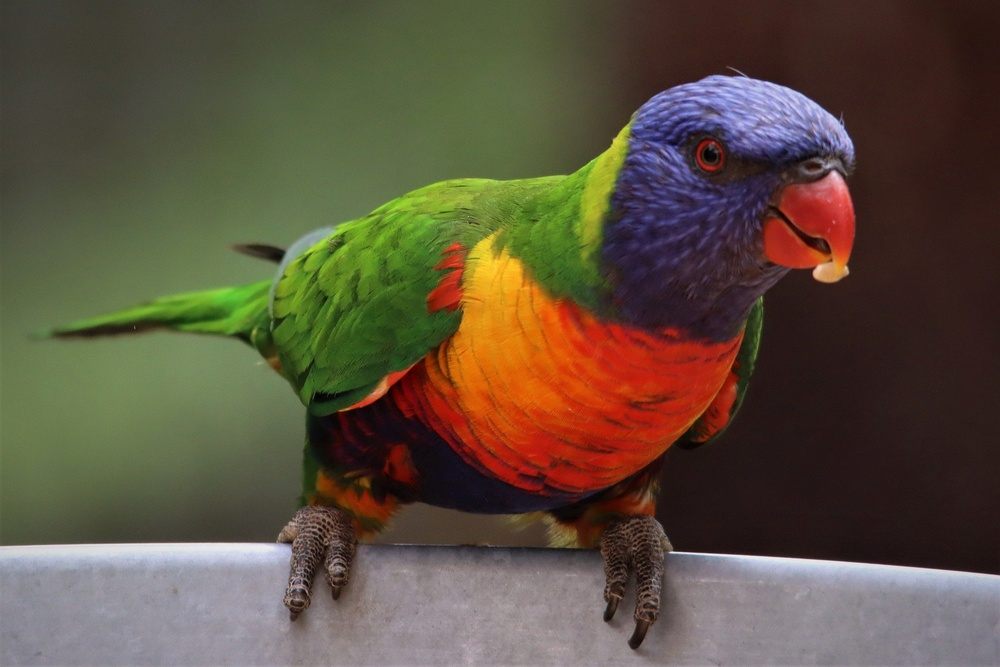
#> input picture images/bird.jpg, 1000 x 667 px, shrunk from 1920 x 1280 before the run
$ python color_detected.py
#> lines starting #> are read from the running program, lines starting #| are printed output that depends on the picture; after the words box and inside, x2 and y2 are one past the last pixel; in counts of white or black regions, pixels touching at a corner belong together
import cv2
import numpy as np


# Диапазон значений rgb для зеленого цвета
MIN_RGB = np.array((0, 112, 0), np.uint8)
MAX_RGB = np.array((115, 255, 115), np.uint8)

IMAGE_PATH = 'images/bird.jpg'

# Текст для каждого прямоугольника
RECTANGLE_TEXT = 'Green'


def detect_objects_by_color(min_rgb, max_rgb, rectangle_text):
    # while чтобы картинка не закрывалась
#> called with min_rgb = array of shape (3,), max_rgb = array of shape (3,), rectangle_text = 'Green'
    while True:
        # Получаем картинку
        image = cv2.imread(IMAGE_PATH)
#> image is the input picture: shape (667, 1000, 3); mean B, G, R 63.5, 81.3, 93

        # Меняем цветовое пространство картинки из BGR в RGB
        rgb_image = cv2.cvtColor(image, cv2.COLOR_BGR2RGB)

        # Накладываем на кадр цветовой фильтр
        # для выделения цвета в заданном диапазоне.
        #
        # Зеленые элементы фото становятся белыми,
        # остальные - черными.
        filtered_image = cv2.inRange(rgb_image, min_rgb, max_rgb)
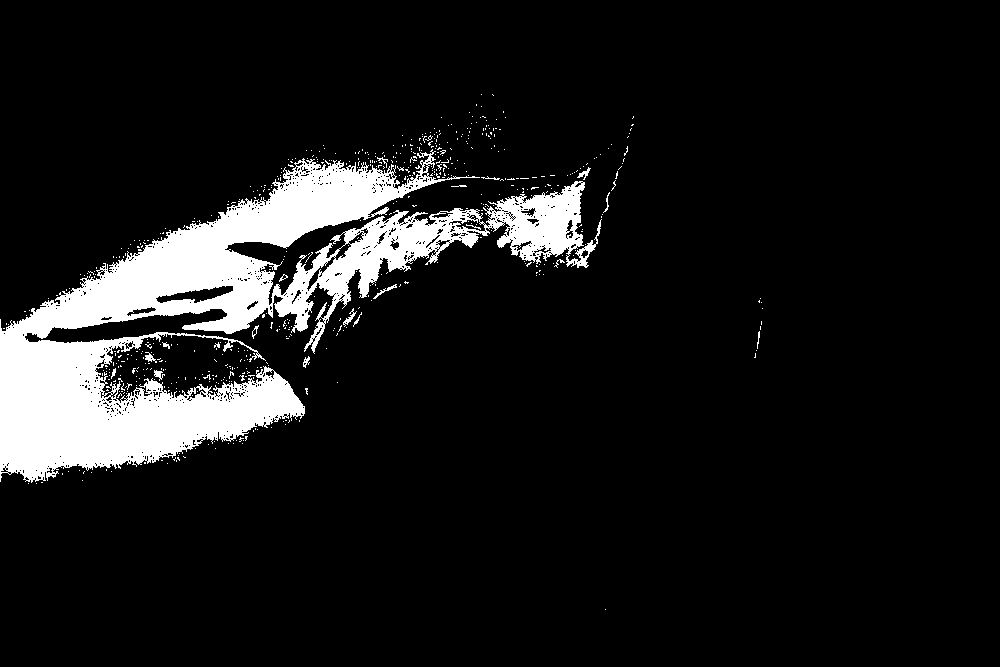
#> filtered_image: shape (667, 1000); 9.8% white; 593 white regions (573 under 20 px), largest, box (x1, y1, x2, y2) and area: (0, 149, 602, 483) 63106, (343, 308, 357, 327) 70, (373, 284, 397, 299) 68

        # Массив из единиц для расширения границ отфильтрованных объектов
        # для большей точности при выделении зеленых объектов
        dilate_array = np.ones((5, 5), 'uint8')

        # Увеличиваем размеры границ отфильтрованных объектов
        # для большей точности
        filtered_image = cv2.dilate(filtered_image, dilate_array)
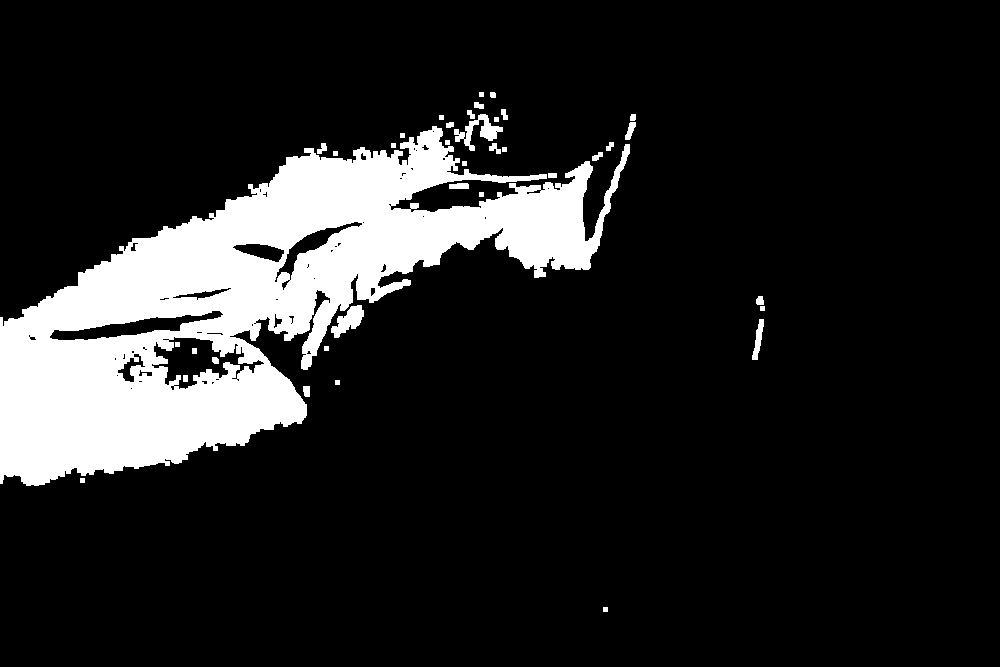
#> filtered_image: shape (667, 1000); 13.8% white; 38 white regions

        # Находим все контуры в кадре
        # Кадр | режим группировки | метод упаковки
        contours, hierarchy = cv2.findContours(
            filtered_image,
            cv2.RETR_TREE,
            cv2.CHAIN_APPROX_SIMPLE
        )
#> contours = 99 contours, 59 with area under 20; largest, box (x1, y1, x2, y2) and area: (0, 126, 630, 486) 94012, (151, 336, 265, 390) 2762, (49, 310, 224, 341) 1904, (274, 221, 363, 283) 1040, (232, 243, 285, 263) 578

        # Отрисовываем прямоугольники для контуров
        draw_rectangles(contours, image, rectangle_text)

        cv2.imshow("Detected image", image)

        # Завершение процесса по нажатию Enter
        # 13 - код клавиши Enter
        if cv2.waitKey(1) == 13:
            break


# Рисование прямоугольников по контуру
def draw_rectangles(contours, image, rectangle_text):
#> called with rectangle_text = 'Green'
    for contour in contours:
        # Площадь каждого контура
        area = cv2.contourArea(contour)

        # Большие площади окружаем прямоугольником
        if(area > 300):
            # Получаем размеры контура
            # x, y - Левая верхняя точка прямоугольника
            x, y, weight, height = cv2.boundingRect(contour)

            # Создаем прямоугольник по контуру
            # Картинка | вершина | противоположная вершина | цвет | толщина
            rectangle = cv2.rectangle(
                image, (x, y),
                (x + weight, y + height), (0, 0, 0), 2
            )

            # Подпись для прямоугольника
            # Фрагмент | текст | координаты | шрифт | размер | цвет текста
            cv2.putText(
                rectangle, rectangle_text, (x, y),
                cv2.FONT_HERSHEY_SIMPLEX, 0.8, (0, 255, 0)
            )
#> this loop made 99 passes
#> (area, x, y, weight, height) on passes 8, 23, 34, 41, 55, 67, 71, 93: (490, 331, 305, 33, 33), (94012.5, 0, 126, 630, 360), (314, 117, 353, 29, 30), (2762.5, 151, 336, 114, 54), (1904, 49, 310, 175, 31), (578.5, 232, 243, 53, 20), (1040.5, 274, 221, 89, 62), (526.5, 454, 114, 49, 37)
#> area on passes 3, 6, 9, 11, 14, 17: 55, 191.5, 48, 87, 44, 52
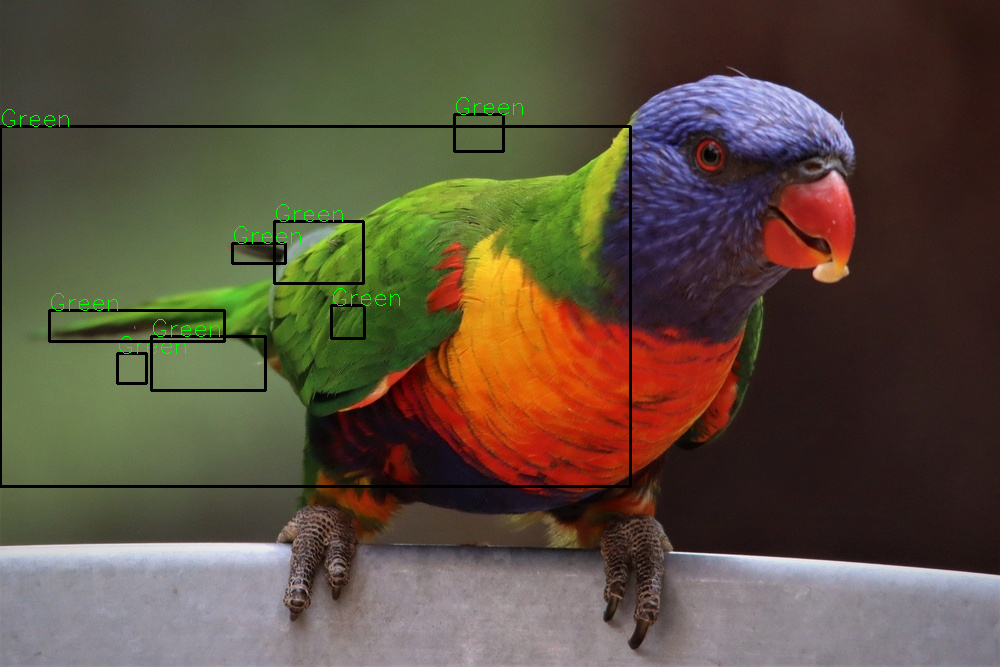
#> image: shape (667, 1000, 3); 1.72% of pixels changed, all inside (x1, y1, x2, y2) = (0, 97, 632, 488)


def main():
    detect_objects_by_color(MIN_RGB, MAX_RGB, RECTANGLE_TEXT)
#> (key Esc is pressed here)


if __name__ == '__main__':
    main()

$ run again, with images/sheet.jpg copied over images/bird.jpg
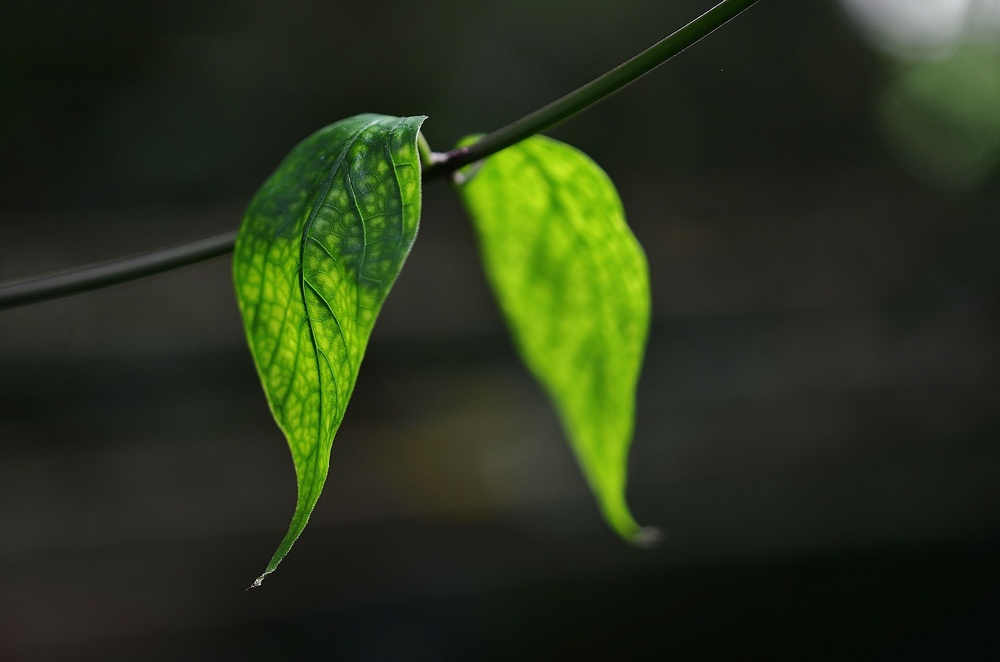
#> input picture images/sheet.jpg, 1000 x 662 px, shrunk from 1920 x 1271 before the run
#> in detect_objects_by_color, image is the input picture: shape (662, 1000, 3); mean B, G, R 27.2, 50.8, 40.8
#> in detect_objects_by_color, `filtered_image = cv2.dilate(filtered_image, dilate_array)`:
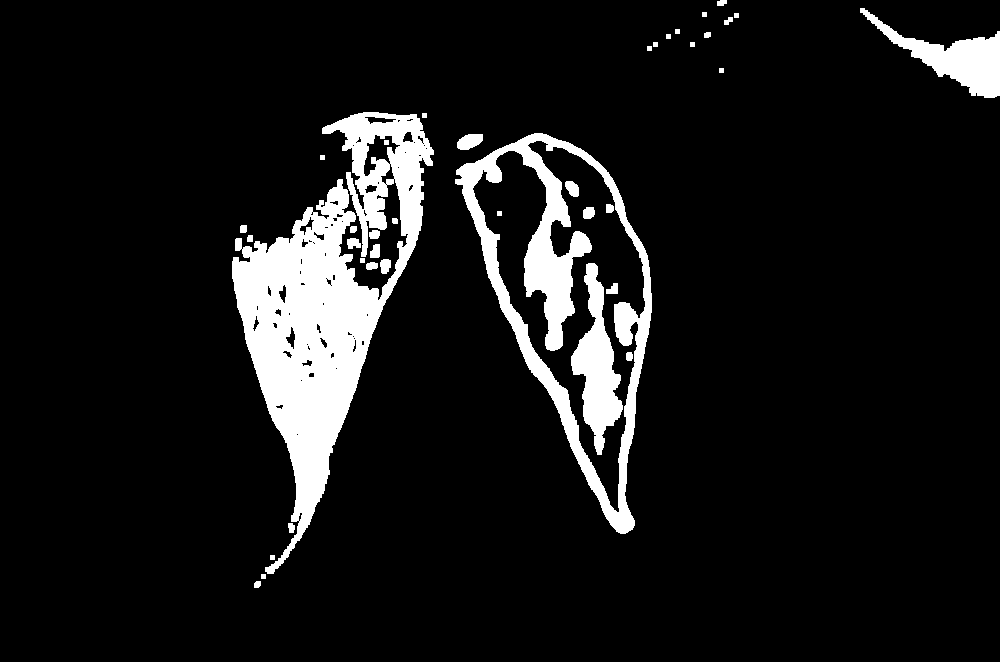
#> filtered_image: shape (662, 1000); 9.3% white; 39 white regions
#> contours = 111 contours, 60 with area under 20; largest, box (x1, y1, x2, y2) and area: (455, 133, 652, 534) 42062, (232, 112, 434, 574) 34842, (472, 140, 646, 513) 26904, (571, 263, 623, 455) 4292, (860, 8, 1000, 98) 3878
#> the loop in draw_rectangles, `for contour in contours:` made 111 passes
#> (area, x, y, weight, height) on passes 17, 18, 21, 27, 94, 110: (42062.5, 455, 133, 197, 401), (26904, 472, 140, 174, 373), (4292.5, 571, 263, 52, 192), (34842.5, 232, 112, 202, 462), (701, 363, 134, 38, 43), (3878, 860, 8, 140, 90)
#> after the loop in draw_rectangles, `for contour in contours:`:
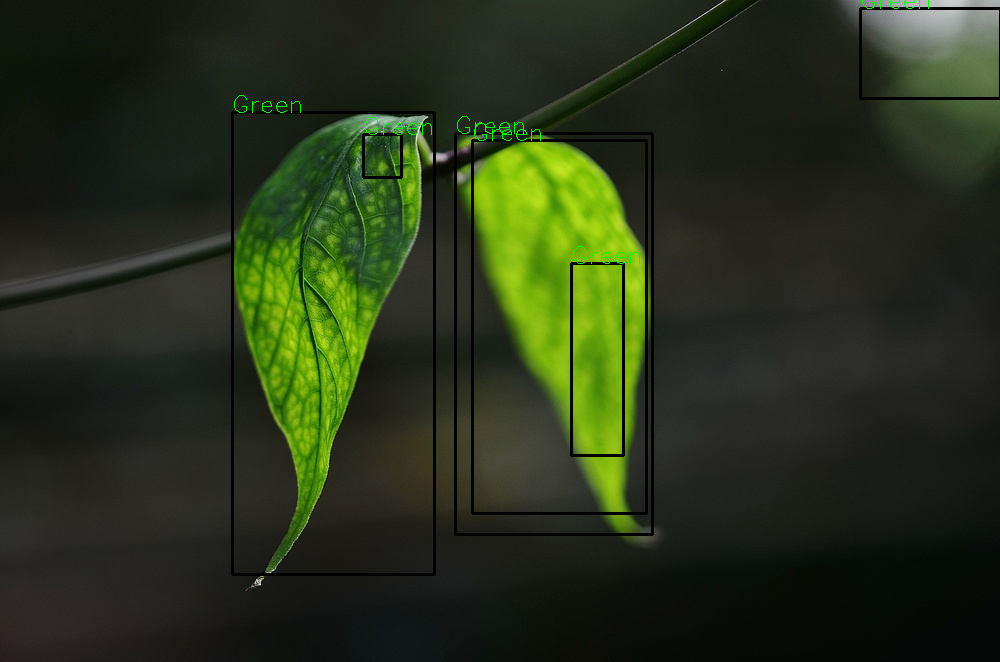
#> image: shape (662, 1000, 3); 2.22% of pixels changed, all inside (x1, y1, x2, y2) = (231, 0, 1000, 576)

$ run again, with images/how_it_works.png saved as images/bird.jpg
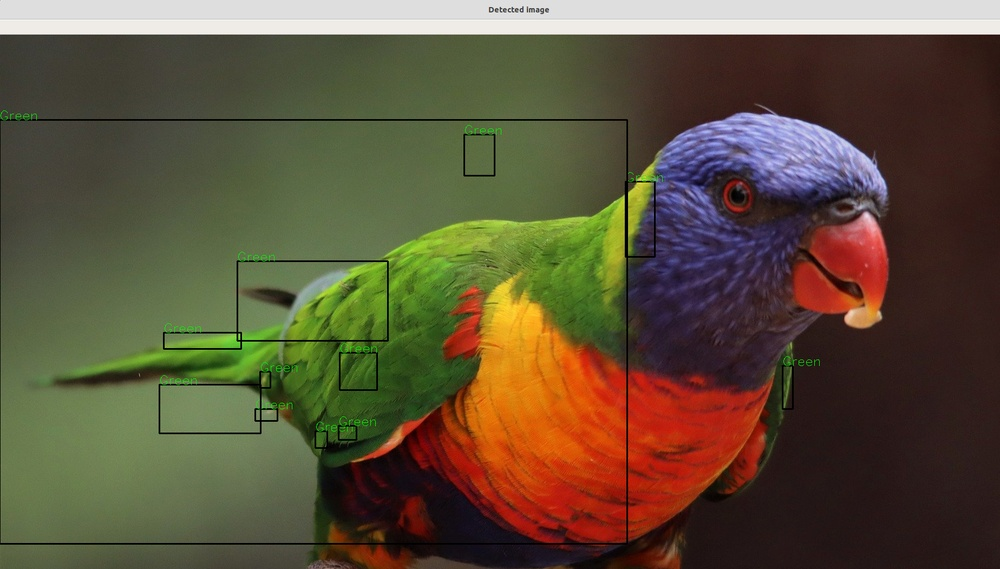
#> input picture images/how_it_works.png, 1000 x 569 px, shrunk from 1847 x 1051 before the run
#> in detect_objects_by_color, image is the input picture: shape (569, 1000, 3); mean B, G, R 59, 82.1, 93.8
#> in detect_objects_by_color, `filtered_image = cv2.dilate(filtered_image, dilate_array)`:
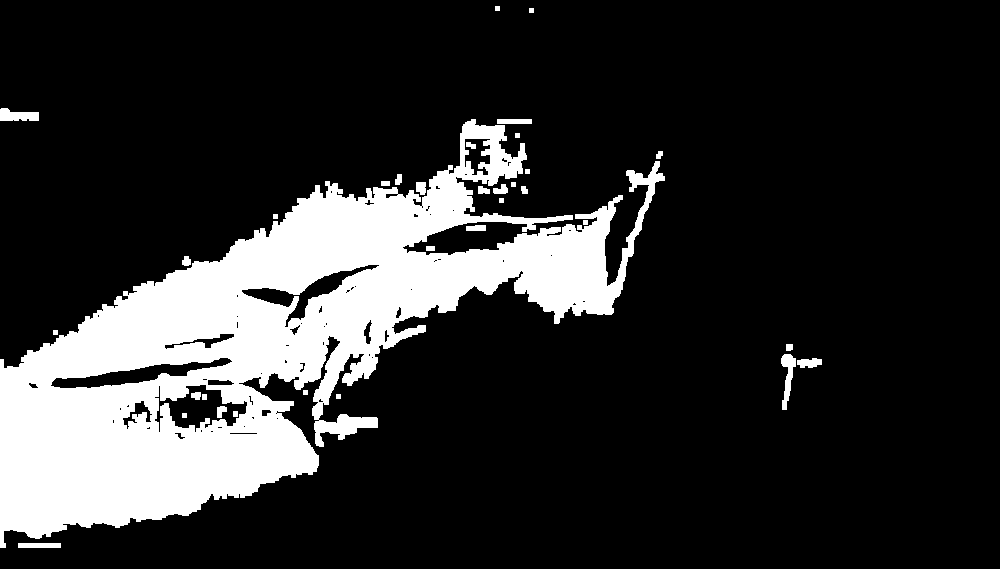
#> filtered_image: shape (569, 1000); 18.4% white; 34 white regions
#> contours = 104 contours, 62 with area under 20; largest, box (x1, y1, x2, y2) and area: (0, 119, 665, 548) 107086, (154, 384, 248, 433) 2392, (50, 357, 233, 389) 1990, (241, 264, 380, 328) 1780, (464, 138, 491, 176) 690
#> the loop in draw_rectangles, `for contour in contours:` made 104 passes
#> (area, x, y, weight, height) on passes 5, 25, 40, 43, 55, 60, 80, 100: (344, 781, 354, 15, 56), (107086.5, 0, 119, 665, 429), (310, 122, 400, 31, 30), (2392.5, 154, 384, 94, 49), (1989.5, 50, 357, 183, 32), (341, 164, 333, 71, 17), (1780, 241, 264, 139, 64), (689.5, 464, 138, 27, 38)
#> after the loop in draw_rectangles, `for contour in contours:`:
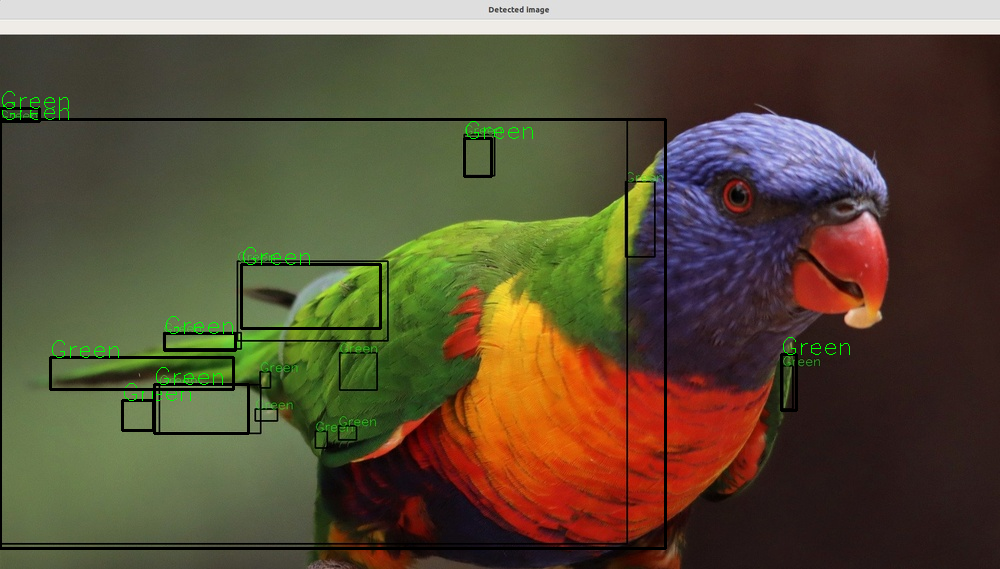
#> image: shape (569, 1000, 3); 2.21% of pixels changed, all inside (x1, y1, x2, y2) = (0, 91, 850, 550)
